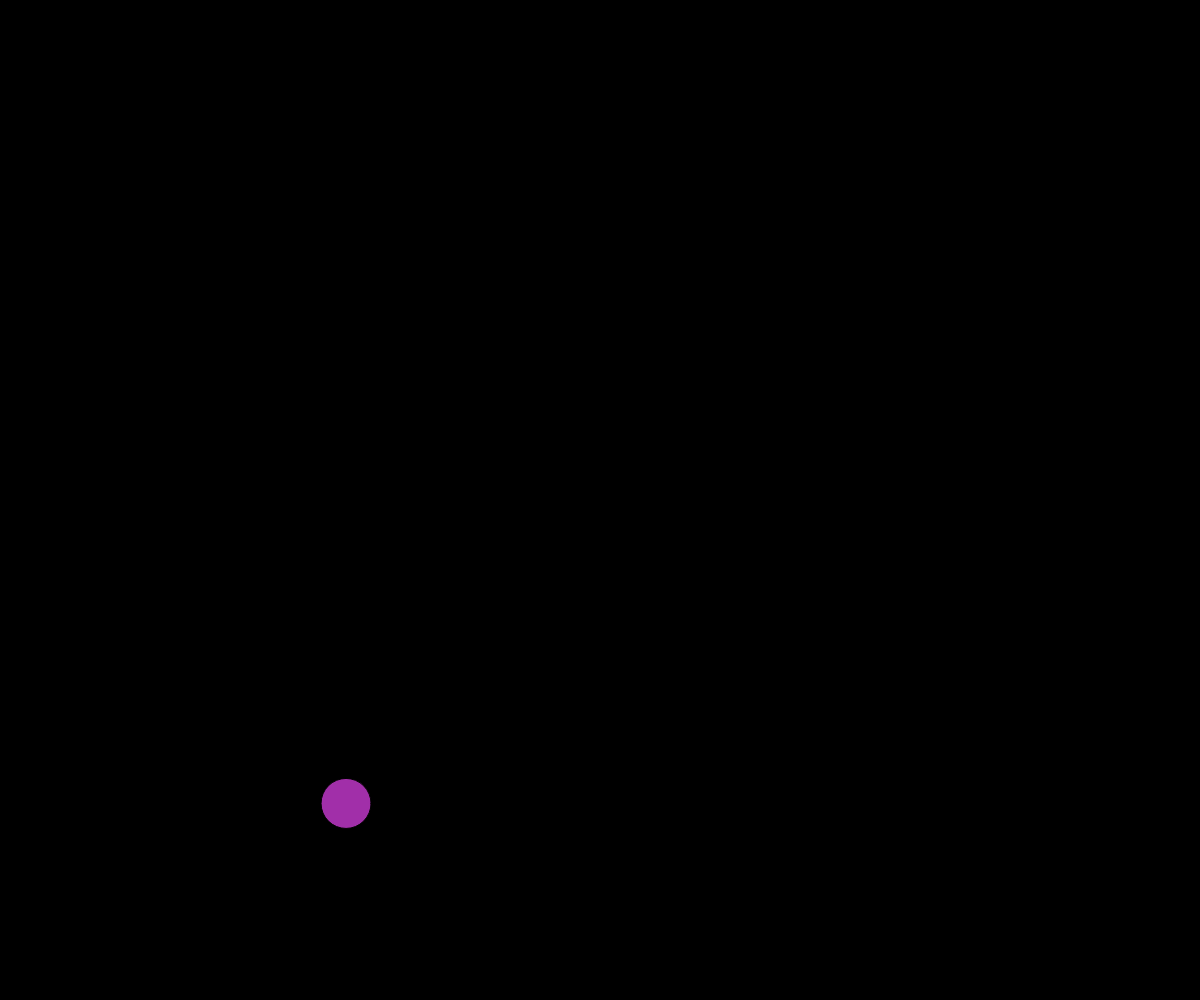
Frame 1 (no input)
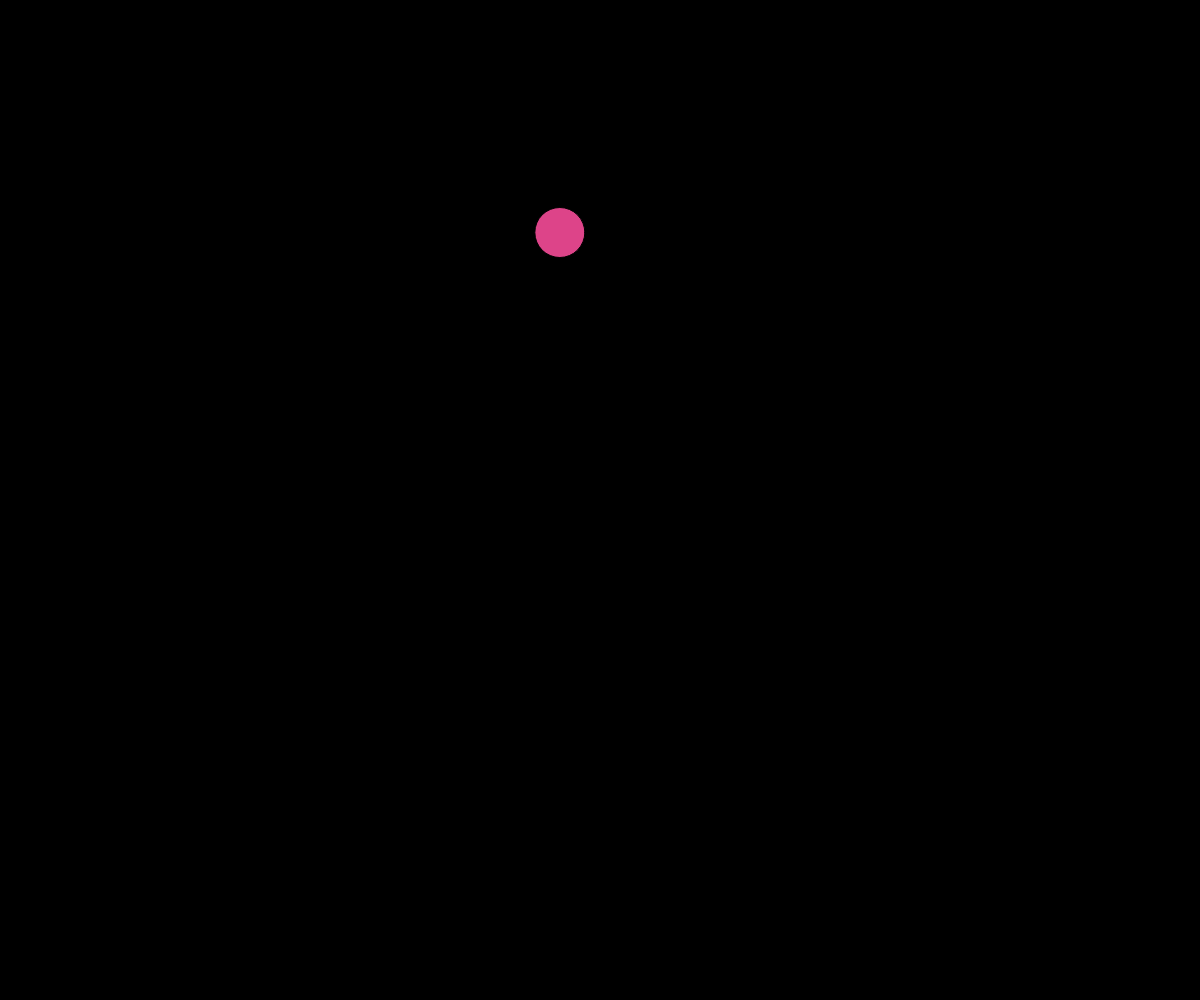
Frame 60 (no input)
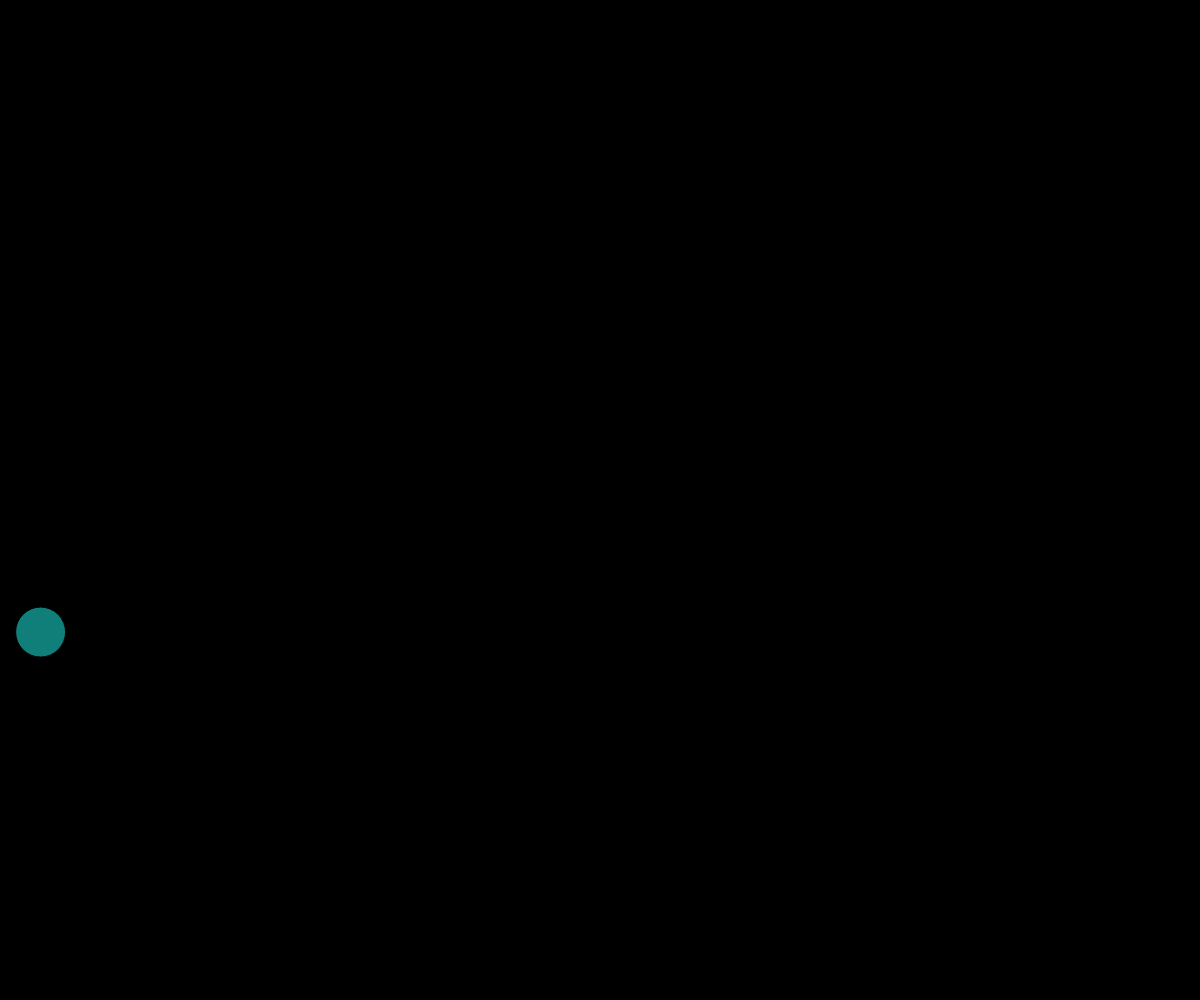
Frame 120 (the mouse pressed at the canvas centre since frame 60)

The p5.js sketch that drew these frames (run headless with seeded random() and noise() and a simulated clock; from frame 60 on, the mouse is pressed at the canvas centre):

// p5.js sketch
// ── sketch.js
function setup() {
	createCanvas(windowWidth,windowHeight);
	
	
}

function draw() {
	background(0);
	fill(random(0,225), random(0,225), random(0,225));
	ellipse(random(0,1000), random(0,1000), 50, 50);
}
